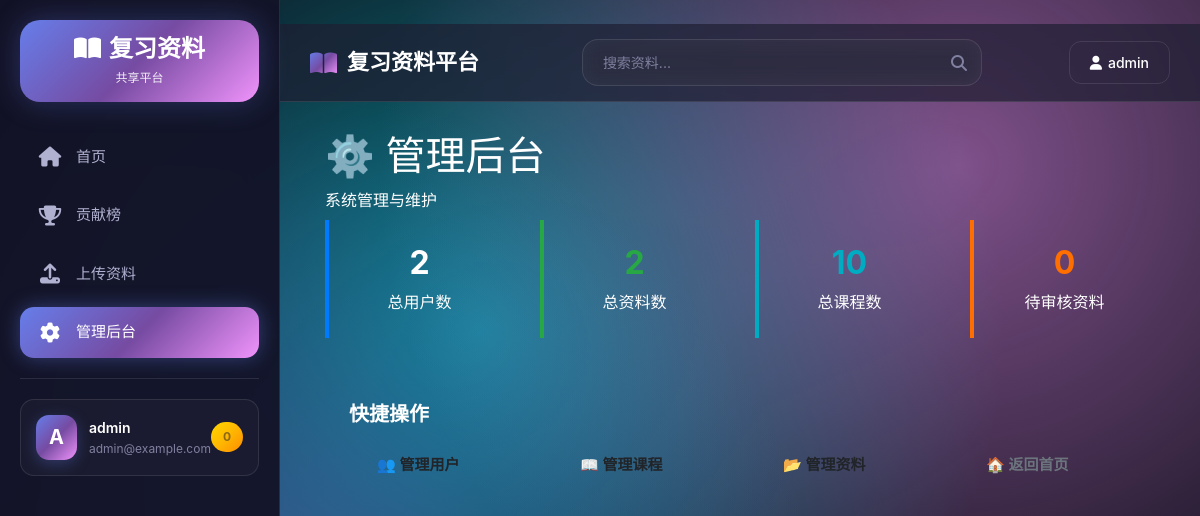
The page /admin (signed in) on the database its author committed.
### app/models.py (models this page shows, shortened)
class User(UserMixin, db.Model):
    id = db.Column(db.Integer, primary_key=True)
    username = db.Column(db.String(80), unique=True, nullable=False)
    email = db.Column(db.String(120), unique=True, nullable=False)
    password_hash = db.Column(db.String(128), nullable=False)
    is_admin = db.Column(db.Boolean, default=False)
    points = db.Column(db.Integer, default=0)
    created_at = db.Column(db.DateTime, default=datetime.utcnow)
    materials = db.relationship('Material', backref='uploader', lazy='dynamic')
    downloads = db.relationship('DownloadRecord', backref='user', lazy='dynamic')

### app/admin.py (the view)
@bp.route('/admin')
@login_required
def admin_dashboard():
    if not is_admin():
        flash('无权访问', 'danger')
        return redirect(url_for('main.index'))
    total_users = User.query.count()
    total_materials = Material.query.count()
    total_courses = Course.query.count()
    pending_materials = Material.query.filter_by(is_approved=False).count()
    return render_template('admin/dashboard.html',
                           total_users=total_users,
                           total_materials=total_materials,
                           total_courses=total_courses,
                           pending_materials=pending_materials)

### app/admin.py (called while the page is built)
def is_admin():
    return current_user.is_authenticated and current_user.is_admin

### app/models.py (called while the page is built)
@login_manager.user_loader
def load_user(user_id):
    return User.query.get(int(user_id))

### app/templates/admin/dashboard.html (shortened to what this page needs)
﻿{% extends 'base.html' %}
{% block content %}
<div class="page-header">
    <div class="container">
        <h1>⚙️ 管理后台</h1>
        <p>系统管理与维护</p>
    </div>
</div>
<div class="container" style="margin-top:-0.5rem;">
    <div class="row mb-4">
        <div class="col-md-3 mb-3">
            <div class="card-official text-center" style="border-left:4px solid var(--primary);">
                <div class="card-body py-4">
                    <div class="h2 font-weight-bold text-primary">{{ total_users }}</div>
                    <div class="text-muted-official">总用户数</div>
                </div>
            </div>
        </div>
        <div class="col-md-3 mb-3">
            <div class="card-official text-center" style="border-left:4px solid var(--success);">
                <div class="card-body py-4">
                    <div class="h2 font-weight-bold text-success">{{ total_materials }}</div>
                    <div class="text-muted-official">总资料数</div>
                </div>
            </div>
        </div>
        <div class="col-md-3 mb-3">
            <div class="card-official text-center" style="border-left:4px solid #00ACC1;">
                <div class="card-body py-4">
                    <div class="h2 font-weight-bold" style="color:#00ACC1;">{{ total_courses }}</div>
                    <div class="text-muted-official">总课程数</div>
                </div>
            </div>
        </div>
        <div class="col-md-3 mb-3">
            <div class="card-official text-center" style="border-left:4px solid #FF6F00;">
                <div class="card-body py-4">
                    <div class="h2 font-weight-bold" style="color:#FF6F00;">{{ pending_materials }}</div>
                    <div class="text-muted-official">待审核资料</div>
                </div>
            </div>
        </div>
    </div>
    <div class="card-official">
        <div class="card-body p-4">
            <h5 class="font-weight-bold mb-3">快捷操作</h5>
            <div class="row">
                <div class="col-md-3 mb-2"><a href="{{ url_for('admin.manage_users') }}" class="btn btn-official btn-block">👥 管理用户</a></div>
                <div class="col-md-3 mb-2"><a href="{{ url_for('admin.manage_courses') }}" class="btn btn-official btn-block">📖 管理课程</a></div>
                <div class="col-md-3 mb-2"><a href="{{ url_for('admin.manage_materials') }}" class="btn btn-official btn-block">📂 管理资料</a></div>
                <div class="col-md-3 mb-2"><a href="{{ url_for('main.index') }}" class="btn btn-outline-secondary btn-block">🏠 返回首页</a></div>
            </div>
        </div>
    </div>
</div>
{% endblock %}

### app/templates/base.html (shortened to what this page needs)
<!DOCTYPE html>
<html lang="zh-CN">
<head>
    <link rel="stylesheet" href="https://cdn.jsdelivr.net/npm/bootstrap@4.6.2/dist/css/bootstrap.min.css">
    <link rel="stylesheet" href="https://cdnjs.cloudflare.com/ajax/libs/font-awesome/6.4.0/css/all.min.css">
</head>
<body>
    <div class="app-container">
        <aside class="sidebar" id="sidebar">
            <div class="sidebar-logo">
                <h1><i class="fas fa-book-open mr-2"></i>复习资料</h1>
                <p>共享平台</p>
            </div>
            <ul class="sidebar-nav">
                <li>
                    <a href="{{ url_for('main.index') }}" class="{% if request.endpoint == 'main.index' %}active{% endif %}">
                        <i class="fas fa-home"></i>首页
                    </a>
                </li>
                <li>
                    <a href="{{ url_for('main.leaderboard') }}" class="{% if request.endpoint == 'main.leaderboard' %}active{% endif %}">
                        <i class="fas fa-trophy"></i>贡献榜
                    </a>
                </li>
                {% if current_user.is_authenticated %}
                <li>
                    <a href="{{ url_for('main.upload') }}" class="{% if request.endpoint == 'main.upload' %}active{% endif %}">
                        <i class="fas fa-upload"></i>上传资料
                    </a>
                </li>
                {% endif %}
                {% if current_user.is_authenticated and current_user.is_admin %}
                <li>
                    <a href="{{ url_for('admin.admin_dashboard') }}" class="{% if request.endpoint.startswith('admin') %}active{% endif %}">
                        <i class="fas fa-cog"></i>管理后台
                    </a>
                </li>
                {% endif %}
            </ul>
            <div class="sidebar-divider"></div>
            {% if current_user.is_authenticated %}
            <div class="sidebar-user">
                <div class="sidebar-user-avatar">{{ current_user.username[0].upper() }}</div>
                <div class="sidebar-user-info">
                    <div class="name">{{ current_user.username }}</div>
                    <div class="email">{{ current_user.email }}</div>
                </div>
                <div class="sidebar-user-points">{{ current_user.points }}</div>
            </div>
            {% endif %}
        </aside>
        <div class="main-content">
            <nav class="navbar">
                <a class="navbar-brand" href="{{ url_for('main.index') }}">
                    <i class="fas fa-book-open"></i>复习资料平台
                </a>
                <div class="search-container">
                    <form action="{{ url_for('main.search') }}" method="get">
                        <input type="search" name="keyword" placeholder="搜索资料..." autocomplete="off">
                        <i class="fas fa-search"></i>
                    </form>
                </div>
                <div class="navbar-actions">
                    {% if current_user.is_authenticated %}
                    <div class="dropdown">
                        <button class="navbar-btn navbar-btn-outline" data-toggle="dropdown">
                            <i class="fas fa-user"></i> {{ current_user.username }}
                        </button>
                    </div>
                    {% endif %}
                </div>
            </nav>
            <main>
                {% block content %}{% endblock %}
            </main>
        </div>
    </div>
</body>
</html>

### rows shown on the page
User: username "A", username "admin", email "admin@example.com", points "0"

### other values the page prints
{{ total_users }} "2"
{{ total_materials }} "2"
{{ total_courses }} "10"
{{ pending_materials }} "0"
